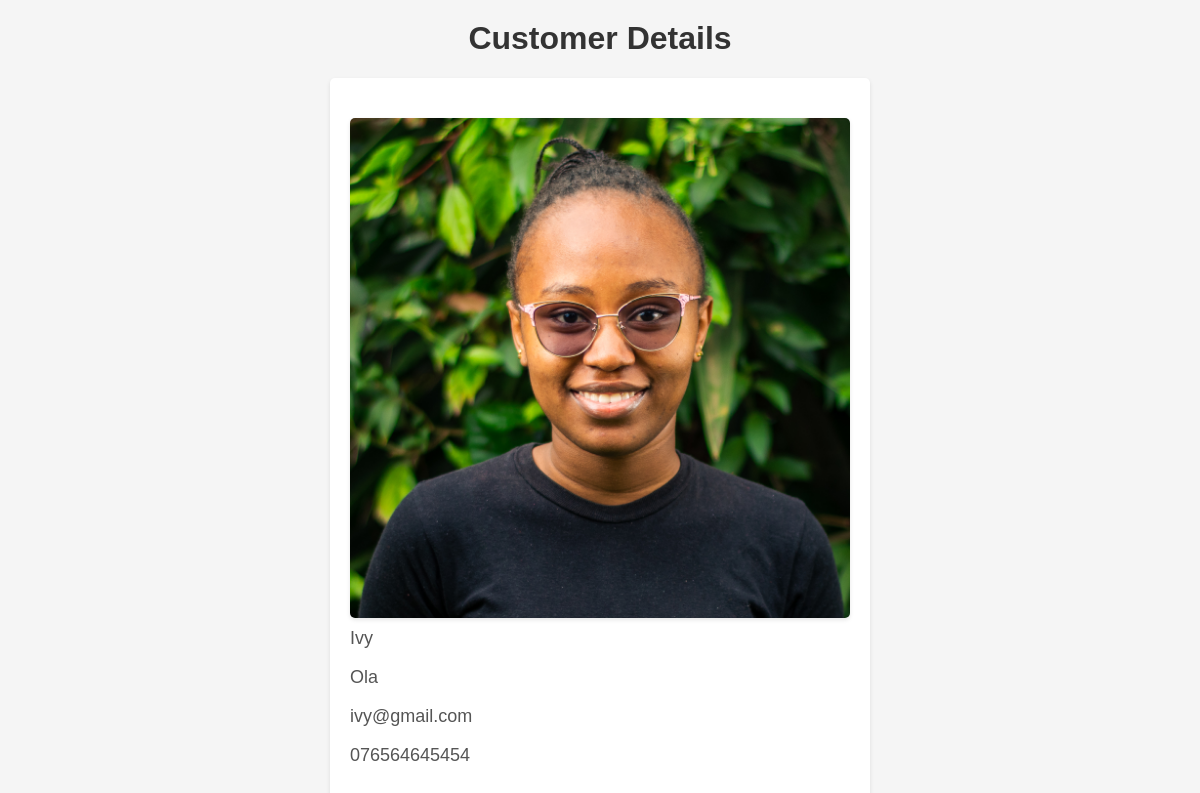
The app's page /customer/customer/12/ with its own data.
### customer/models.py (models this page shows, shortened)
class Customer(models.Model):
    user = models.OneToOneField(User, null=True , on_delete = models.CASCADE)
    firstname=models.CharField(max_length=42)
    image = models.ImageField()
    lastname=models.CharField(max_length=42)
    email=models.EmailField(max_length=200)
    phonenumber=models.CharField(max_length=20)
    password = models.CharField(max_length=10)
    address=models.CharField(max_length=32)

### customer/views.py (the view)
# urls.py: path("customer/<int:id>/",customer_detail, name="customer_detail"),
def customer_detail(request , id):
    customer  = Customer.objects.get(id=id)
    return render(request , 'customer/customer_detail.html',{'customer':customer})

### templates/customer/customer_detail.html (shortened to what this page needs)
<!DOCTYPE html>
<html lang="en">
<head>
</head>
<body>
    <h1>Customer Details</h1>
    <div class="customer-details">
        <img src="{{ customer.image.url }}" alt="{{ customer.name }}" class="customer-image">
        <p>{{ customer.firstname }}</p>
        <p>{{ customer.lastname }}</p>
        <p class="">{{ customer.email }}</p>
        <p class="">{{ customer.phonenumber }}</p>
    </div>
</body>
</html>

### templates/customer/customer_detail.html (style rules this page uses)
body { font-family: Arial, sans-serif; margin: 0; padding: 0; background-color: #f5f5f5; }
h1, h2 { text-align: center; margin-top: 20px; color: #333; }
.customer-details { max-width: 500px; margin: 0 auto; background-color: #fff; border-radius: 5px; box-shadow: 0 2px 4px rgba(0, 0, 0, 0.1); padding: 20px; }
.customer-image { display: block; margin: 0 auto; max-width: 100%; height: auto; border-radius: 5px; box-shadow: 0 2px 4px rgba(0, 0, 0, 0.1); }
p { margin-top: 10px; font-size: 18px; color: #555; }

### records on screen
Customer: image (picture), firstname "Ivy", lastname "Ola", email "ivy@gmail.com", phonenumber "076564645454"
